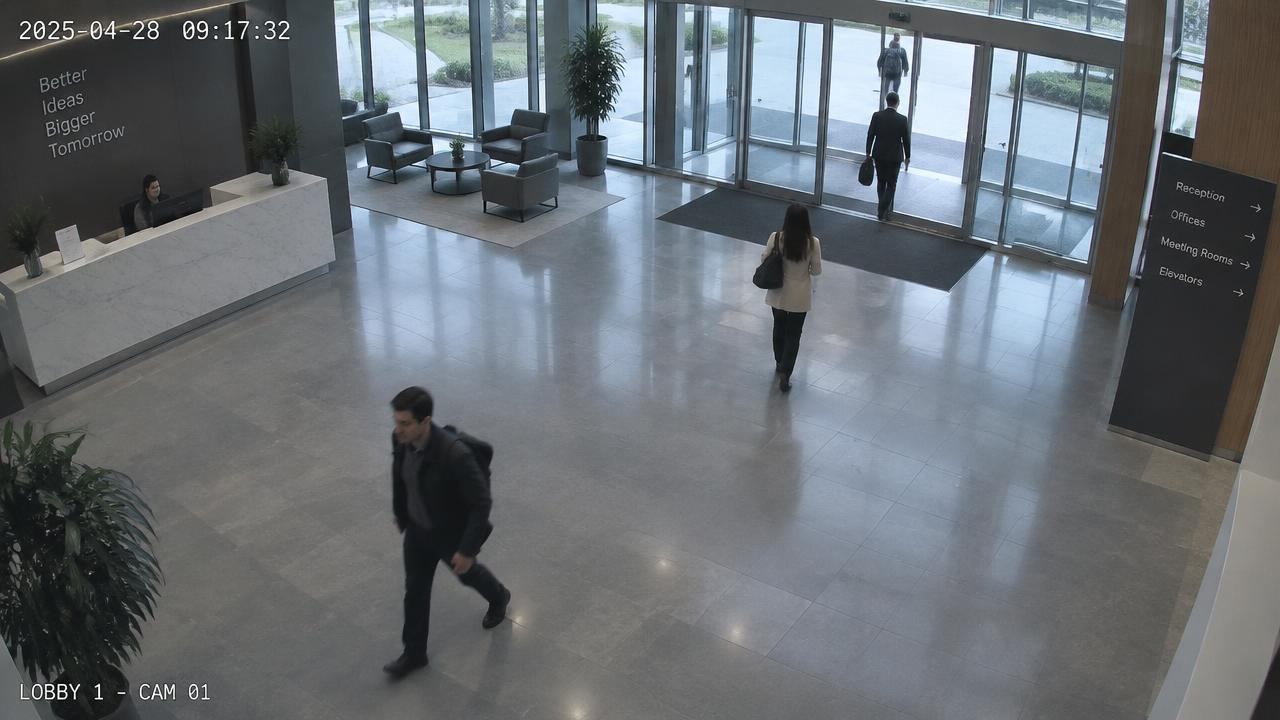
#> input picture web/src/assets/cctv.jpg, 1280 x 720 px; its folder holds only this picture in this run
$ python -i prnu.py   (imports and definitions only)
#> lines starting #> are read from the running program, lines starting #| are printed output that depends on the picture
#> further down, picture is the input picture: shape (720, 1280, 3); mean B, G, R 115.9, 110.8, 105.1
import numpy as np
import cv2
import pywt
import logging
import os
from typing import List, Dict, Optional, Tuple, Union
from collections import defaultdict

logger = logging.getLogger(__name__)

class PRNUExtractor:
    """
    Photo-Response Non-Uniformity (PRNU) Extractor.
    Extracts high-frequency sensor noise from video frames to cryptographically
    identify the specific hardware camera sensor that captured the footage.
    """

    def __init__(self, level: int = 4, wavelet: str = "db4"):
        """
        Args:
            level: The depth of the discrete wavelet transform (DWT).
            wavelet: The type of wavelet to use for denoising.
        """
        self.level = level
        self.wavelet = wavelet

    def extract_noise_residual(self, image: np.ndarray) -> np.ndarray:
        """
        Isolates the sensor noise from a single image/frame using a Wiener filter
        and wavelet decomposition (Mihcak et al. denoising).

        Args:
            image: Grayscale numpy array of the frame.
        Returns:
            The extracted noise residual pattern (PRNU fingerprint fragment).
        """
        # Ensure image is grayscale and float32
        if len(image.shape) == 3:
            img_gray = cv2.cvtColor(image, cv2.COLOR_BGR2GRAY)
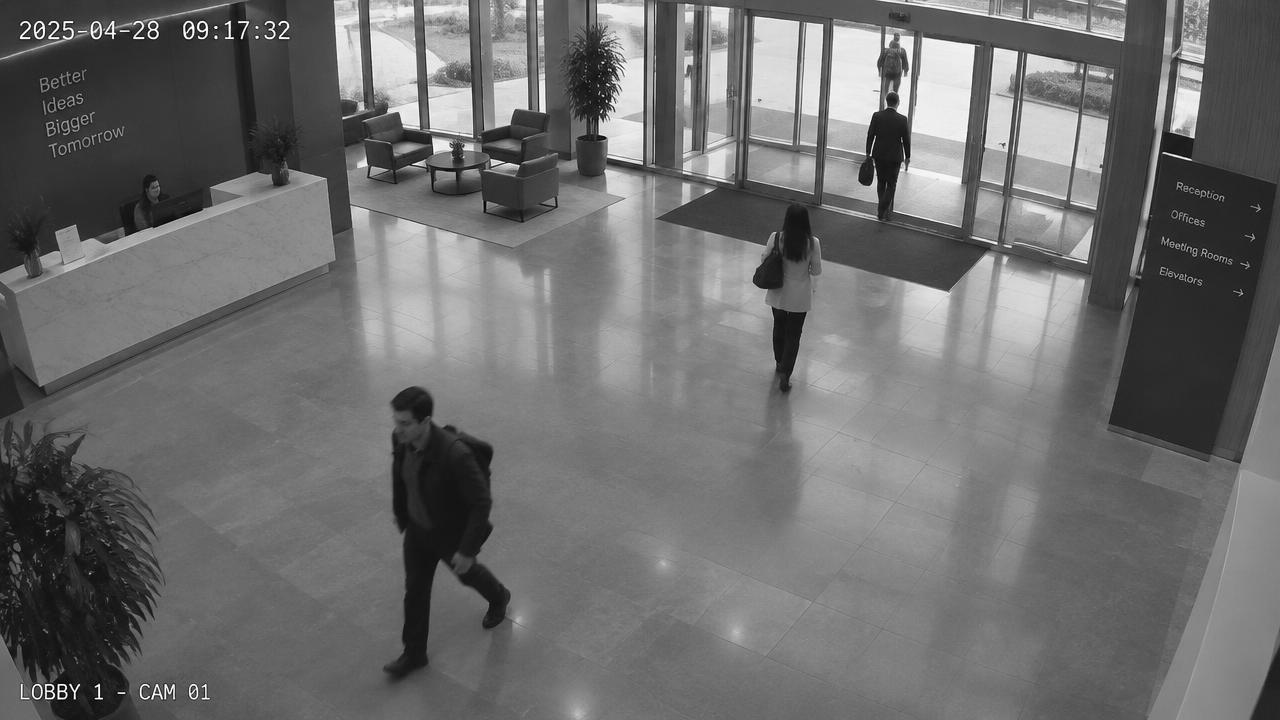
#> img_gray: shape (720, 1280); min 0, max 255, mean 109.7
        else:
            img_gray = image

        img_float = img_gray.astype(np.float32)

        # Apply Discrete Wavelet Transform (DWT)
        coeffs = pywt.wavedec2(img_float, self.wavelet, level=self.level)
#> coeffs = 5 items

        # We perform filtering on detail coefficients to isolate the noise
        # (high frequency) from the actual image content (low frequency)
        denoised_coeffs = [coeffs[0]] # Keep the approximation coefficients intact

        for i in range(1, len(coeffs)):
            cH, cV, cD = coeffs[i]
            # Simple local variance filtering (simplified Wiener filter for PRNU)
            var_window = 3
            cH_var = cv2.blur(cH ** 2, (var_window, var_window)) - cv2.blur(cH, (var_window, var_window)) ** 2
            cV_var = cv2.blur(cV ** 2, (var_window, var_window)) - cv2.blur(cV, (var_window, var_window)) ** 2
            cD_var = cv2.blur(cD ** 2, (var_window, var_window)) - cv2.blur(cD, (var_window, var_window)) ** 2

            # Prevent division by zero
            noise_var = np.mean([np.var(cH), np.var(cV), np.var(cD)])
            cH_filter = np.maximum(0, cH_var - noise_var) / np.maximum(cH_var, 1e-6)
            cV_filter = np.maximum(0, cV_var - noise_var) / np.maximum(cV_var, 1e-6)
            cD_filter = np.maximum(0, cD_var - noise_var) / np.maximum(cD_var, 1e-6)

            denoised_coeffs.append((cH * cH_filter, cV * cV_filter, cD * cD_filter))
#> this loop made 4 passes
#> noise_var on passes 1 to 4: 10697, 1967, 392.9, 70.52
#> pass 1, in extract_noise_residual, `cH, cV, cD = coeffs[i]`:
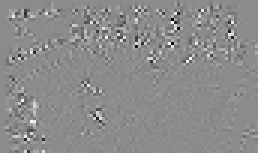
#> cD: shape (51, 86) float32 (shown 3 times larger); min -289.2, max 237.5, mean 0; drawn with min black and max white
#> pass 1, in extract_noise_residual, `cH_var = cv2.blur(cH ** 2, (var_window, var_window)) - cv2.blur(cH, (v..`:
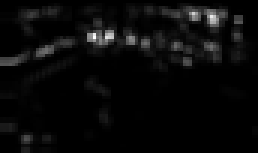
#> cH_var: shape (51, 86) float32 (shown 3 times larger); min 0.00996, max 250229.4, mean 9598.1; drawn with min black and max white
#> after the loop:
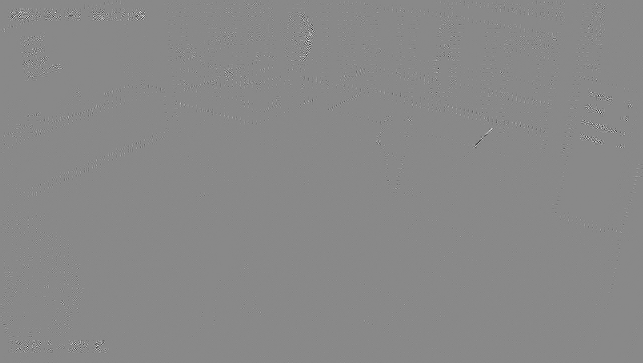
#> cD: shape (363, 643) float32; min -93.58, max 80.44, mean 0; drawn with min black and max white
#> after the loop:
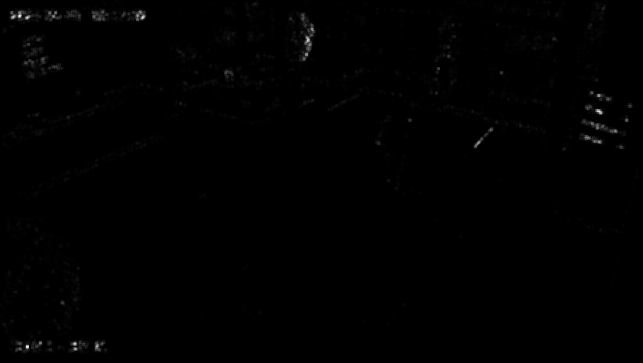
#> cD_var: shape (363, 643) float32; min -4.96e-17, max 2253.7, mean 10; drawn with min black and max white
#> after the loop, denoised_coeffs = 5 items

        # Reconstruct the denoised image
        denoised_img = pywt.waverec2(denoised_coeffs, self.wavelet)
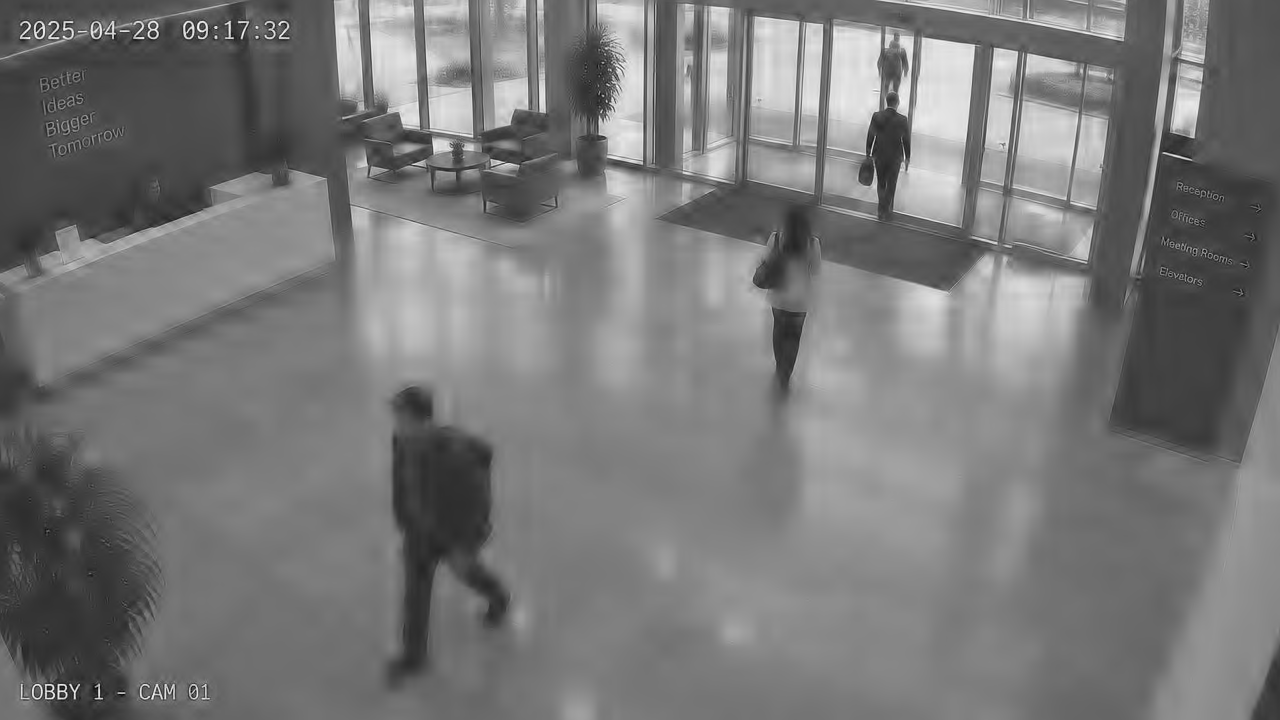
#> denoised_img: shape (720, 1280) float32; min -36.36, max 272, mean 109.7; drawn with min black and max white

        # The PRNU noise is the difference between the original image and the denoised image
        # Match dimensions if wavelet reconstruction adds a padding row/col
        denoised_img = denoised_img[:img_float.shape[0], :img_float.shape[1]]
        noise_residual = img_float - denoised_img
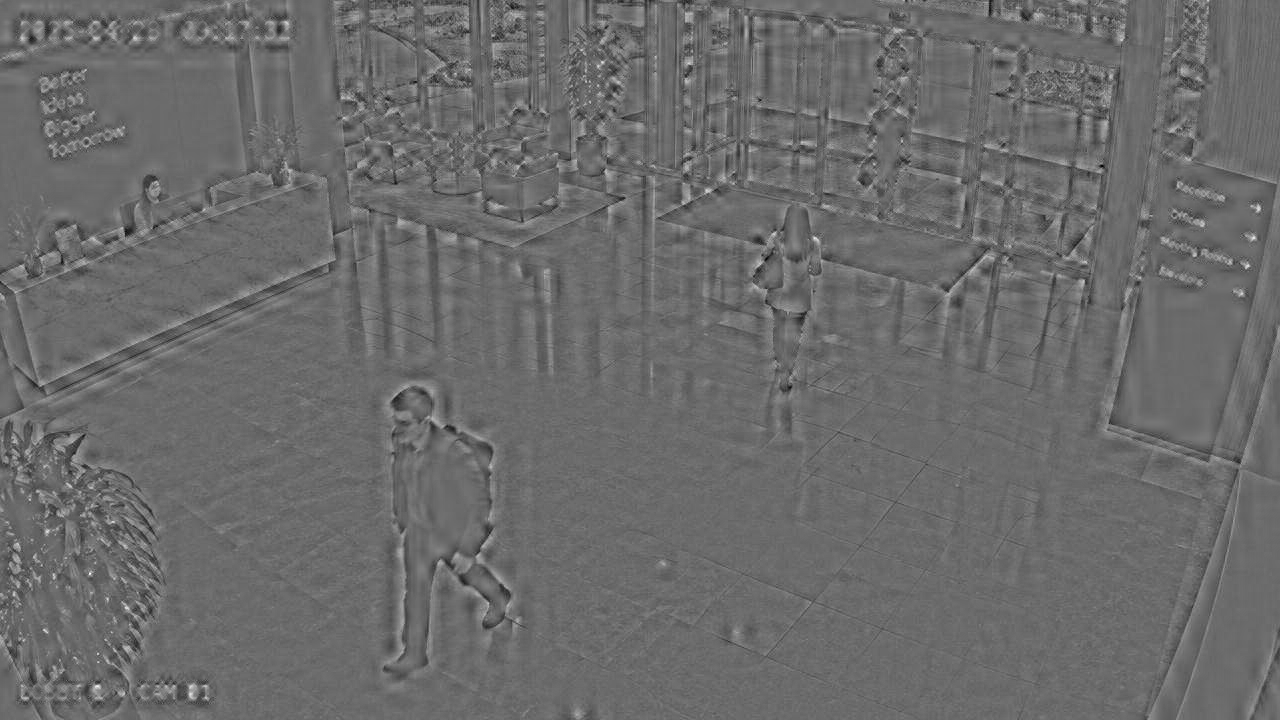
#> noise_residual: shape (720, 1280) float32; min -60.24, max 82.9, mean 0; drawn with min black and max white

        # Zero-mean the residual
        noise_residual = noise_residual - np.mean(noise_residual)
        return noise_residual

    # [51 lines left out: functions generate_baseline, compute_pce, not called in this run]


# ---------------------------------------------------------------------------
# Global Enrolled Camera PRNU Registry
# ---------------------------------------------------------------------------
CAMERA_PRNU_REGISTRY: Dict[str, np.ndarray] = {}


def register_camera_baseline(camera_id: str, baseline: np.ndarray) -> None:
    """Registers an enrolled hardware PRNU baseline fingerprint for a camera ID."""
    CAMERA_PRNU_REGISTRY[camera_id] = baseline.astype(np.float32)


def get_camera_baseline(camera_id: str) -> Optional[np.ndarray]:
    """Retrieves an enrolled hardware PRNU baseline fingerprint for a camera ID."""
    return CAMERA_PRNU_REGISTRY.get(camera_id)


# [21 lines left out: function load_camera_baselines_from_dir, not called in this run]


# ---------------------------------------------------------------------------
# Continuous Live Stream PRNU Validator
# ---------------------------------------------------------------------------
class LivePRNUValidator:
    """
    Live streaming continuous PRNU sensor validator.
    Extracts high-frequency sensor noise from incoming video frames,
    computes Peak-to-Correlation Energy (PCE) against the camera's enrolled baseline,
    and flags any synthetic media or foreign camera sensor splices.
    """
    # [165 lines left out: functions __init__, enroll_baseline, decode_frame, verify_frame, not called in this run]

>>> import cv2
>>> picture = cv2.imread('../../web/src/assets/cctv.jpg')
>>> result = PRNUExtractor().extract_noise_residual(picture)
